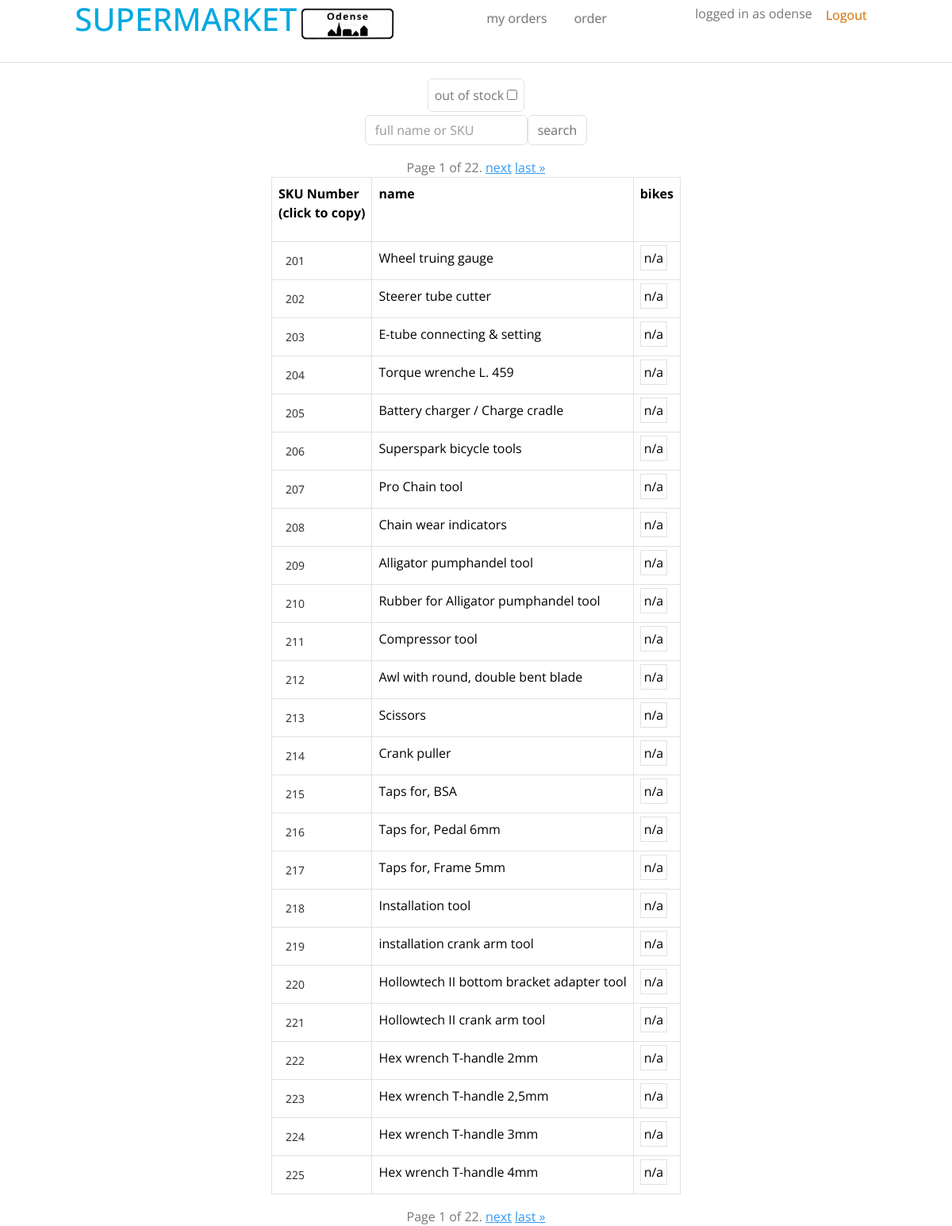
The page /list-parts (signed in) on the database its author committed.
### parts/models.py (models this page shows)
class Part(models.Model):
    title = models.CharField(max_length=200)
    slug = models.CharField(max_length=100, blank=True)
    danish_slug = models.CharField(max_length=100, blank=True)
    part_no = models.IntegerField(null=True, blank=True)
    part_group = models.CharField(max_length=50, blank=True)
    item_no = models.IntegerField(null=True, blank=True)
    group_no = models.IntegerField(null=True, blank=True)
    bike_models = models.JSONField(default=list, blank=True)
    out_of_stock = models.BooleanField(default=False)
    expected_date = models.DateField(null=True, blank=True)
    inactive = models.BooleanField(default=False)

### parts/views.py (the view)
# urls.py: path('list-parts', views.listParts, name='list-parts'),
@login_required(login_url='/login')
def listParts(request):
    search = request.GET.get('search')
    out_of_stock = request.GET.get('out-of-stock')
    inactive = request.GET.get('inactive')
    if search:
        try:
            sku = int(search)
            if out_of_stock:
                parts = Part.objects.filter(part_no__contains=sku, out_of_stock=True, inactive=False).order_by('part_no')
            else:
                parts = Part.objects.filter(part_no__contains=sku, inactive=False).order_by('part_no')
        except:
            if out_of_stock:
                parts = Part.objects.filter(title__contains=sku, out_of_stock=True, inactive=False).order_by('part_no')
            else:
                parts = Part.objects.filter(title__contains=search, inactive=False).order_by('part_no')
    else:
        if out_of_stock:
                parts = Part.objects.filter(out_of_stock=True, inactive=False).order_by('part_no')
        elif inactive:
                parts = Part.objects.filter(inactive=True).order_by('part_no')
        else:
            parts = Part.objects.all().order_by('part_no')
    paginator = Paginator(parts, 25)
    page_number = request.GET.get('page')
    page_obj = paginator.get_page(page_number)
    return render(request, 'list-parts.html', {'page_obj': page_obj})

### parts/templates/list-parts.html (shortened to what this page needs)
{% extends "base.html" %} {% block content %} {% load static %}
    <div class="d-flex flex-column align-items-center m-auto">
        <form method="GET" id="search-form">
            <div class="d-flex flex-column">
                <div class="d-flex flex-column">
                    <div class="d-flex justify-content-evenly">
                        <div class="border rounded p-2 m-1">
                            <label for="out-of-stock">out of stock</label>
                            <input type="checkbox" id="out-of-stock" name="out-of-stock">
                        </div>
                    </div>
                </div>
                <div class="d-flex">
                    <input id="searchbar" class="form-control" type="text" placeholder="full name or SKU" name="search">
                    <button class="btn border">search</button>
                </div>
            </div>
        </form>
    </div>
    <div class="text-center">
        <span class="current">
            Page {{ page_obj.number }} of {{ page_obj.paginator.num_pages }}.
        </span> {% if page_obj.has_next %}
        <a href="?page={{ page_obj.next_page_number }}">next</a>
        <a href="?page={{ page_obj.paginator.num_pages }}">last &raquo;</a> {% endif %}
    </div>
    <div class="d-flex justify-content-center">
        <table class="table table-bordered table-responsive-lg w-auto align-items-center">
            <tr scope="row">
                <th>SKU Number
                    <p>(click to copy)</p>
                </th>
                <th>name</th>
                <th>bikes</th>
            </tr>
            {% for part in page_obj %}
            {% if part.out_of_stock %}
            <tr scope="row" style="background-color: rgb(244, 174, 146);">
            {% elif part.inactive %}
            <tr scope="row" style="background-color: rgb(105, 105, 105); color: white;">
            {% else %}
            <tr scope="row">
            {% endif %}
                <td><button class="btn btn-sm text-dark" onclick="copyText(this)">{{ part.part_no }}</button></td>
                <td>{{ part.title }}</td>
                <td class="bike_models">{% for bike in part.bike_models %} <span class="border p-1">{{ bike }}</span>
                {% endfor %}</td>
            </tr>
            {% endfor %}
        </table>
    </div>
    <div class="text-center">
        <span class="current">
            Page {{ page_obj.number }} of {{ page_obj.paginator.num_pages }}.
        </span> {% if page_obj.has_next %}
        <a href="?page={{ page_obj.next_page_number }}">next</a>
        <a href="?page={{ page_obj.paginator.num_pages }}">last &raquo;</a> {% endif %}
    </div>
{% endblock %}

### parts/templates/base.html (shortened to what this page needs)
{% load static %}
<!DOCTYPE html>
<html lang="en">
<head>
    <link rel="stylesheet" href="https://bootswatch.com/5/spacelab/bootstrap.min.css">
    <link rel="stylesheet" type="text/css" href="{% static 'global.css' %}">
</head>
<body >
    <nav class="d-flex justify-content-evenly">
        <div class="d-flex">
            <h1 style="color:#00a9e0;">SUPERMARKET</h1>
            <img src="{% static 'images/odense.jpg' %}" class="city-logo">
        </div>
        {% if user.is_authenticated %}
        <ul class="list-unstyled d-flex justify-content-center">
            {% if user.is_superuser %}
            {% if user.name == 'manager' %}
            <li><a href="{% url 'order:orders'%}"><button class="btn m-1">orders</button></a></li>
            <li><a href="{% url 'order:archive'%}"><button class="btn m-1">archive</button></a></li>
            <li><a href="https://supermarket.eu.pythonanywhere.com/"><button class="btn m-1">copenhagen</button></a></li>
            <li><a href="{% url 'parts:accounts'%}"><button class="btn m-1">accounts</button></a></li>
            {% else %}
            <li><a href="{% url 'order:orders'%}"><button class="btn m-1">orders</button></a></li>
            <li><a href="{% url 'order:archive'%}"><button class="btn m-1">archive</button></a></li>
            <li><a href="{% url 'parts:list-parts'%}"><button class="btn m-1">items</button></a></li>
            <li><a href="{% url 'parts:add-part'%}"><button class="btn m-1">add item</button></a></li>
            {% endif %}
            {% elif 'lead' in user.username %}
            <li><a href="{% url 'order:orders'%}"><button class="btn m-1">orders</button></a></li>
            <li><a href="{% url 'order:index'%}"><button class="btn m-1">order</button></a> </li>
            {% else %}
            <li><a href="{% url 'order:orders'%}"><button class="btn m-1">my orders</button></a></li>
            <li><a href="{% url 'order:index'%}"><button class="btn m-1">order</button></a> </li>
            {% endif %}
        </ul>
        <form action="{% url 'parts:logout' %}" method="POST">
              <span>logged in as {{ user.username }}</span>
              <button type="submit" class="btn btn-link; text-warning">Logout</button>
        </form>
        {% endif %}
    </nav>
    <hr>
    {% block content %}
    {%  endblock %}
</body>
</html>

### parts/static/global.css (style rules this page uses)
.city-logo { width: 8rem; height: 3rem; margin-top: .4rem; background-repeat: no-repeat; background-position: center; background-size: contain; display: inline-block; vertical-align: middle; }

### rows shown on the page
Part: part_no "201", title "Wheel truing gauge", bike_models "n/a"
Part: part_no "202", title "Steerer tube cutter", bike_models "n/a"
Part: part_no "203", title "E-tube connecting & setting", bike_models "n/a"
Part: part_no "204", title "Torque wrenche L. 459", bike_models "n/a"
Part: part_no "205", title "Battery charger / Charge cradle", bike_models "n/a"
Part: part_no "206", title "Superspark bicycle tools", bike_models "n/a"
Part: part_no "207", title "Pro Chain tool", bike_models "n/a"
Part: part_no "208", title "Chain wear indicators", bike_models "n/a"
Part: part_no "209", title "Alligator pumphandel tool", bike_models "n/a"
Part: part_no "210", title "Rubber for Alligator pumphandel tool", bike_models "n/a"
Part: part_no "211", title "Compressor tool", bike_models "n/a"
Part: part_no "212", title "Awl with round, double bent blade", bike_models "n/a"
Part: part_no "213", title "Scissors", bike_models "n/a"
Part: part_no "214", title "Crank puller", bike_models "n/a"
Part: part_no "215", title "Taps for, BSA", bike_models "n/a"
Part: part_no "216", title "Taps for, Pedal 6mm", bike_models "n/a"
Part: part_no "217", title "Taps for, Frame 5mm", bike_models "n/a"
Part: part_no "218", title "Installation tool", bike_models "n/a"
Part: part_no "219", title "installation crank arm tool", bike_models "n/a"
Part: part_no "220", title "Hollowtech II bottom bracket adapter tool", bike_models "n/a"
Part: part_no "221", title "Hollowtech II crank arm tool", bike_models "n/a"
Part: part_no "222", title "Hex wrench T-handle 2mm", bike_models "n/a"
Part: part_no "223", title "Hex wrench T-handle 2,5mm", bike_models "n/a"
Part: part_no "224", title "Hex wrench T-handle 3mm", bike_models "n/a"
Part: part_no "225", title "Hex wrench T-handle 4mm", bike_models "n/a"

### other values the page prints
{{ user.username }} "odense"
{{ page_obj.number }} "1"
{{ page_obj.paginator.num_pages }} "22"
